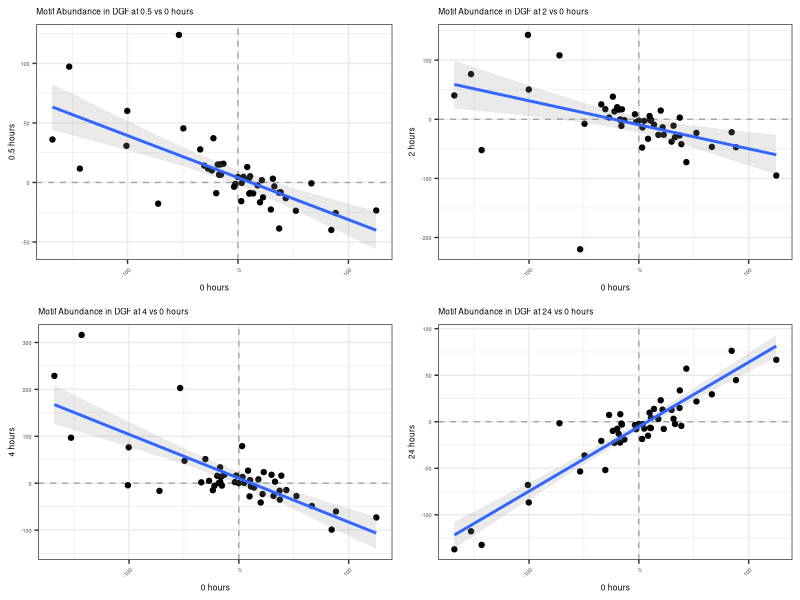

This figure's R source:
library(tidyverse)
library(ggplot2)
library(gridExtra)
library(gplots)
library(viridis)

data_raw <- read_tsv("Fig4BC_data.txt")
######################################################################

theme_set(theme_bw())
theme_update(axis.text.x = element_text(angle = 45, hjust = 1))

data_box <- pivot_longer(data_raw, -Cluster)
data_box$name <- factor(data_box$name, levels = c("0H", "0.5H", "2H", "4H", "24H"))

data_box <- filter(data_box, Cluster %in% c("cluster_1", "cluster_20", "cluster_26", "cluster_3", "cluster_12", "cluster_21",
                                            "cluster_22", "cluster_13",
                                            "cluster_18", "cluster_28", "cluster_31", "cluster_24", "cluster_25", "cluster_17", 
                                            "cluster_27", "cluster_19", "cluster_32", "cluster_9", 
                                            "cluster_5", "cluster_15", 
                                            "cluster_7", 
                                            "cluster_8"))
data_box$Cluster <- factor(data_box$Cluster, levels = c("cluster_1", "cluster_20", "cluster_26", "cluster_3", "cluster_12", "cluster_21",
                                                        "cluster_22", "cluster_13",
                                                        "cluster_18", "cluster_28", "cluster_31", "cluster_24", "cluster_25", "cluster_17", 
                                                        "cluster_27", "cluster_19", "cluster_32", "cluster_9", 
                                                        "cluster_5", "cluster_15", 
                                                        "cluster_7", 
                                                        "cluster_8"))

######################################################################
medians <- pivot_longer(data_raw, -Cluster) %>% group_by(Cluster, name) %>% summarise(median=median(value))
medians <- pivot_wider(medians, names_from = "name", values_from = "median")
medians <- as_tibble(t(scale(t(medians[2:6]), scale = F)))

plot_scatter <- function(data, x, y, xlab, ylab, title) {
    theme_update(plot.title = element_text(size = 6),
                 axis.title = element_text(size = 6),
                 axis.text = element_text(size = 4))
    p <- ggplot(data, aes(x = x, y = y))+
        geom_point()+
        geom_vline(xintercept = 0, linetype = "dashed", alpha = 0.3)+
        geom_hline(yintercept = 0, linetype = "dashed", alpha = 0.3)+
        labs(x = xlab, y = ylab)+
        geom_smooth(method='lm', alpha = 0.2)+
        ggtitle(title)
}

svg("Fig4B.svg", width = 4, height = 4)
a <- plot_scatter(data = medians, x = medians$`0H`, y = medians$`0.5H`, "0 hours", "0.5 hours", 
                  "Motif Abundance in DGF at 0.5 vs 0 hours")
b <- plot_scatter(data = medians, x = medians$`0H`, y = medians$`2H`, "0 hours", "2 hours", 
                  "Motif Abundance in DGF at 2 vs 0 hours")
c <- plot_scatter(data = medians, x = medians$`0H`, y = medians$`4H`, "0 hours", "4 hours", 
                  "Motif Abundance in DGF at 4 vs 0 hours")
d <- plot_scatter(data = medians, x = medians$`0H`, y = medians$`24H`, "0 hours", "24 hours", 
                  "Motif Abundance in DGF at 24 vs 0 hours")
grid.arrange(a, b, c, d, nrow=2)
dev.off()
